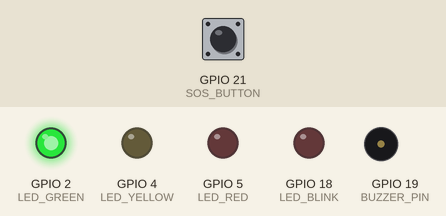
Simulated run of this sketch. Board: ESP32. Parts: output pins drawn as LEDs (lit = HIGH), buzzer (waves = sounding, pin HIGH). Dashed ring = blinking. Inputs (shaded band) come from the test bench; at power-on: GPIO 21 (SOS_BUTTON) HIGH. Random numbers use the default seed unless the sketch sets one; what the sketch prints to the serial monitor is not drawn.

Above: at 2.7 s.
2.8 s: GPIO 21 (SOS_BUTTON) pulled LOW for 0.15 s
At 3.02 s:
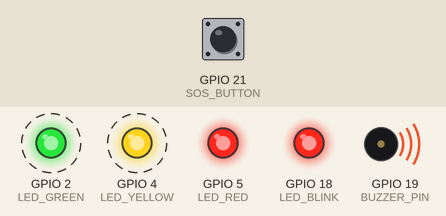
5.8 s: GPIO 21 (SOS_BUTTON) pulled LOW for 3.2 s
At 8.37 s:
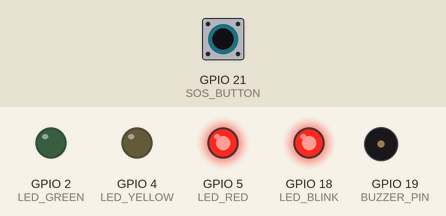
10.5 s: GPIO 21 (SOS_BUTTON) pulled LOW for 1 s
At 11.79 s:
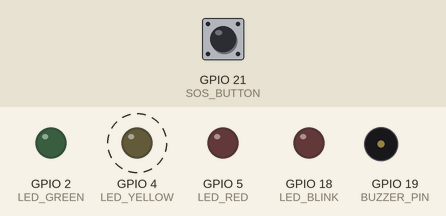
Timing chart, 0 to 20.5 s (numbered marks = the images above; inputs shaded):
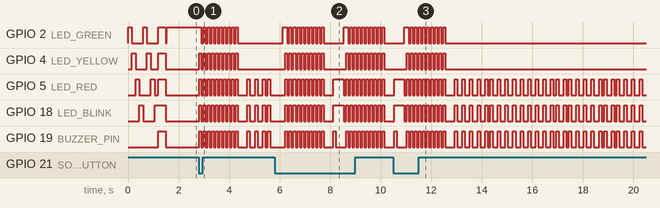

The sketch:

sketch.ino
```cpp
/*
 * SurakshaMesh X - Safety Badge Simulator
 * ESP32 with LEDs showing real-time risk levels
 */

// LED Pins (Risk Indicators)
#define LED_GREEN   2   // Low Risk (0-30%)
#define LED_YELLOW  4   // Medium Risk (30-60%)
#define LED_RED     5   // High Risk (60-80%)
#define LED_BLINK   18  // Critical Risk (80-100%)

// Buzzer and Button
#define BUZZER_PIN  19
#define SOS_BUTTON  21

// Worker State
int currentRisk = 15;
bool sosActive = false;
unsigned long lastUpdate = 0;

void setup() {
  Serial.begin(115200);

  // Initialize pins
  pinMode(LED_GREEN, OUTPUT);
  pinMode(LED_YELLOW, OUTPUT);
  pinMode(LED_RED, OUTPUT);
  pinMode(LED_BLINK, OUTPUT);
  pinMode(BUZZER_PIN, OUTPUT);
  pinMode(SOS_BUTTON, INPUT_PULLUP);

  // Startup animation
  startupAnimation();

  Serial.println("\n╔═══════════════════════════════════╗");
  Serial.println("║  SurakshaMesh X Badge Simulator  ║");
  Serial.println("╚═══════════════════════════════════╝");
  Serial.println("Worker ID: WKR-2401-M");
  Serial.println("Zone: Furnace-A");
  Serial.println("Status: ACTIVE\n");
}

void loop() {
  // Check SOS button
  if (digitalRead(SOS_BUTTON) == LOW) {
    triggerSOS();
    delay(300);
  }

  // Simulate risk changes every 2 seconds
  if (millis() - lastUpdate >= 2000) {
    simulateRisk();
    lastUpdate = millis();
  }

  // Update LED display
  updateRiskDisplay(currentRisk);

  delay(100);
}

void simulateRisk() {
  static int targetRisk = 15;

  // Gradually drift toward target
  if (currentRisk < targetRisk) {
    currentRisk += random(2, 6);
  } else if (currentRisk > targetRisk) {
    currentRisk -= random(2, 6);
  }

  // Occasionally change target (simulate scenarios)
  if (random(100) < 10) {
    int scenario = random(4);
    if (scenario == 0) {
      targetRisk = random(10, 30);  // Normal
      Serial.println("📊 Scenario: NORMAL OPERATION");
    } else if (scenario == 1) {
      targetRisk = random(40, 60);  // Warning
      Serial.println("⚠️  Scenario: ELEVATED STRESS");
    } else if (scenario == 2) {
      targetRisk = random(65, 80);  // Danger
      Serial.println("🚨 Scenario: HIGH RISK");
    } else {
      targetRisk = random(85, 98);  // Critical
      Serial.println("🔴 Scenario: CRITICAL DANGER");
    }
  }

  currentRisk = constrain(currentRisk, 0, 100);

  // Print status
  Serial.print("Risk: ");
  Serial.print(currentRisk);
  Serial.print("% ");

  if (currentRisk < 30) {
    Serial.println("[SAFE ✓]");
  } else if (currentRisk < 60) {
    Serial.println("[WARNING ⚠]");
  } else if (currentRisk < 80) {
    Serial.println("[DANGER 🚨]");
  } else {
    Serial.println("[CRITICAL 🔴]");
  }
}

void updateRiskDisplay(int risk) {
  // Turn off all LEDs
  digitalWrite(LED_GREEN, LOW);
  digitalWrite(LED_YELLOW, LOW);
  digitalWrite(LED_RED, LOW);
  digitalWrite(LED_BLINK, LOW);
  digitalWrite(BUZZER_PIN, LOW);

  if (sosActive) {
    blinkAllRed();
    return;
  }

  // Normal Risk Display
  if (risk < 30) {
    // LOW RISK - Green
    digitalWrite(LED_GREEN, HIGH);
  }
  else if (risk < 60) {
    // MEDIUM RISK - Yellow
    digitalWrite(LED_YELLOW, HIGH);
  }
  else if (risk < 80) {
    // HIGH RISK - Red (solid)
    digitalWrite(LED_RED, HIGH);
  }
  else {
    // CRITICAL - Red blinking + buzzer
    static unsigned long lastBlink = 0;
    if (millis() - lastBlink > 250) {
      digitalWrite(LED_BLINK, !digitalRead(LED_BLINK));
      digitalWrite(BUZZER_PIN, !digitalRead(LED_BLINK));
      lastBlink = millis();
    }
  }
}

void triggerSOS() {
  sosActive = !sosActive;

  if (sosActive) {
    Serial.println("\n🚨🚨🚨 SOS ACTIVATED! 🚨🚨🚨\n");

    // Flash all LEDs rapidly
    for (int i = 0; i < 10; i++) {
      digitalWrite(LED_GREEN, HIGH);
      digitalWrite(LED_YELLOW, HIGH);
      digitalWrite(LED_RED, HIGH);
      digitalWrite(LED_BLINK, HIGH);
      digitalWrite(BUZZER_PIN, HIGH);
      delay(80);
      digitalWrite(LED_GREEN, LOW);
      digitalWrite(LED_YELLOW, LOW);
      digitalWrite(LED_RED, LOW);
      digitalWrite(LED_BLINK, LOW);
      digitalWrite(BUZZER_PIN, LOW);
      delay(80);
    }
  } else {
    Serial.println("\n✅ SOS CLEARED\n");
    digitalWrite(BUZZER_PIN, LOW);
  }
}

void blinkAllRed() {
  static unsigned long lastBlink = 0;
  if (millis() - lastBlink > 200) {
    bool state = digitalRead(LED_RED);
    digitalWrite(LED_RED, !state);
    digitalWrite(LED_BLINK, !state);
    digitalWrite(BUZZER_PIN, !state);
    lastBlink = millis();
  }
}

void startupAnimation() {
  Serial.println("\nInitializing SurakshaMesh X Badge...");

  // Sequential LED test
  for (int i = 0; i < 2; i++) {
    digitalWrite(LED_GREEN, HIGH);
    delay(150);
    digitalWrite(LED_GREEN, LOW);

    digitalWrite(LED_YELLOW, HIGH);
    delay(150);
    digitalWrite(LED_YELLOW, LOW);

    digitalWrite(LED_RED, HIGH);
    delay(150);
    digitalWrite(LED_RED, LOW);

    digitalWrite(LED_BLINK, HIGH);
    delay(150);
    digitalWrite(LED_BLINK, LOW);
  }

  // All LEDs on
  digitalWrite(LED_GREEN, HIGH);
  digitalWrite(LED_YELLOW, HIGH);
  digitalWrite(LED_RED, HIGH);
  digitalWrite(LED_BLINK, HIGH);
  digitalWrite(BUZZER_PIN, HIGH);
  delay(300);

  // All off
  digitalWrite(LED_GREEN, LOW);
  digitalWrite(LED_YELLOW, LOW);
  digitalWrite(LED_RED, LOW);
  digitalWrite(LED_BLINK, LOW);
  digitalWrite(BUZZER_PIN, LOW);

  Serial.println("✅ System Ready\n");
}
```

Measured:
- after the input at 2.8 s, GPIO 2 (LED_GREEN): alternates HIGH for 0.08 s and LOW for 0.08 s, 19 changes in all, then stays LOW, starting after 0.11 s; GPIO 4 (LED_YELLOW): alternates HIGH for 0.08 s and LOW for 0.08 s, 20 changes in all, then stays LOW, starting at once
- after the input at 5.8 s, GPIO 2 (LED_GREEN): goes HIGH 0.18 s, 9 × (LOW 0.08 s, HIGH 0.08 s), LOW 0.78 s, HIGH 0.18 s, 9 × (LOW 0.08 s, HIGH 0.08 s), then LOW, starting after 0.33 s; GPIO 4 (LED_YELLOW): goes 9 × (HIGH 0.08 s, LOW 0.08 s), HIGH 0.08 s, LOW 0.88 s, 9 × (HIGH 0.08 s, LOW 0.08 s), HIGH 0.08 s, then LOW, starting after 0.43 s
- after the input at 10.5 s, GPIO 2 (LED_GREEN): LOW → HIGH after 0.43 s, then repeats every 0.16 s: LOW 0.08 s, HIGH 0.08 s, until it stays LOW from 12.6 s; GPIO 4 (LED_YELLOW): alternates HIGH for 0.08 s and LOW for 0.08 s, 20 changes in all, then stays LOW, starting after 0.53 s
